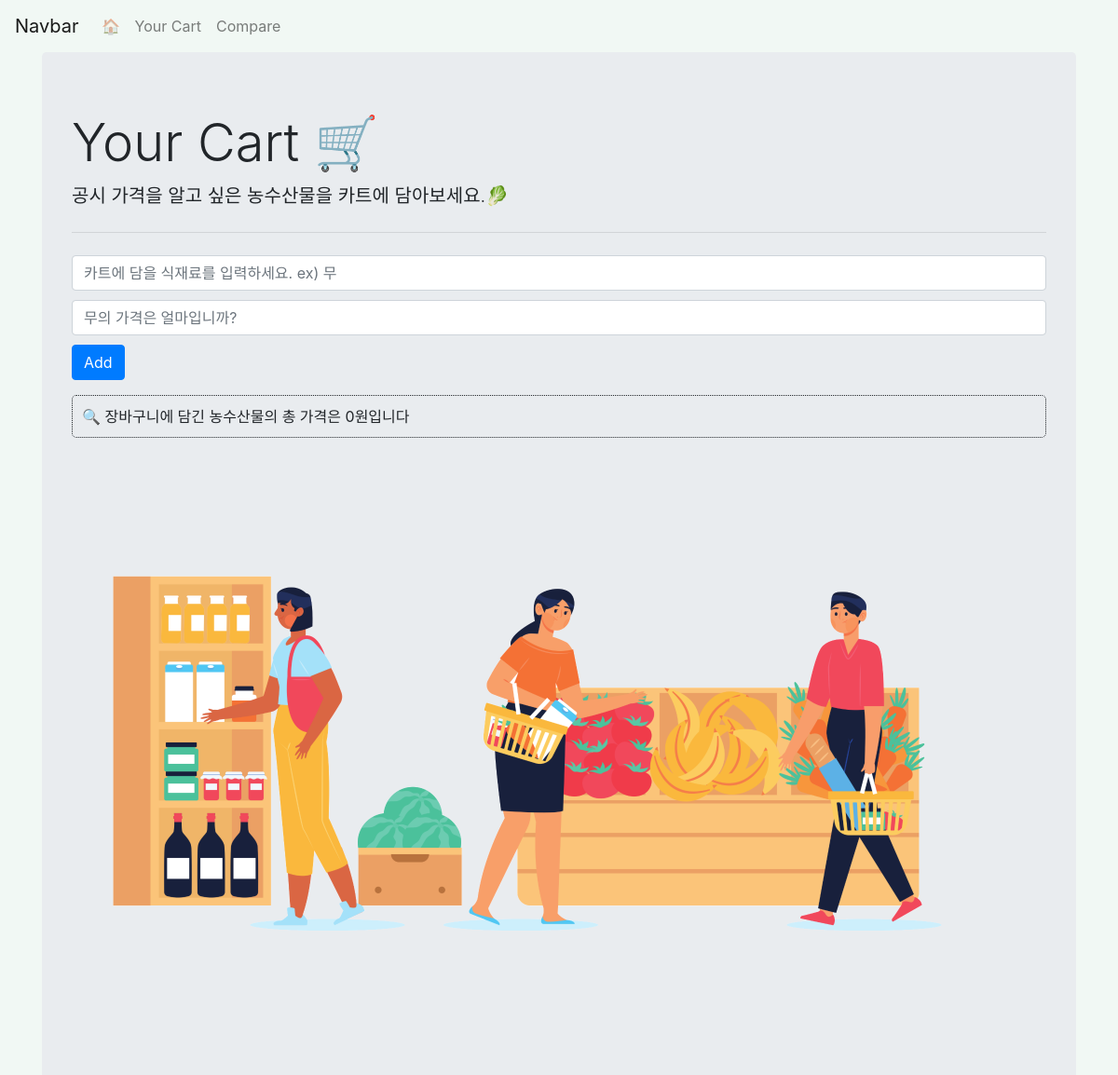
/cart, run on an earlier commit of the app's database.
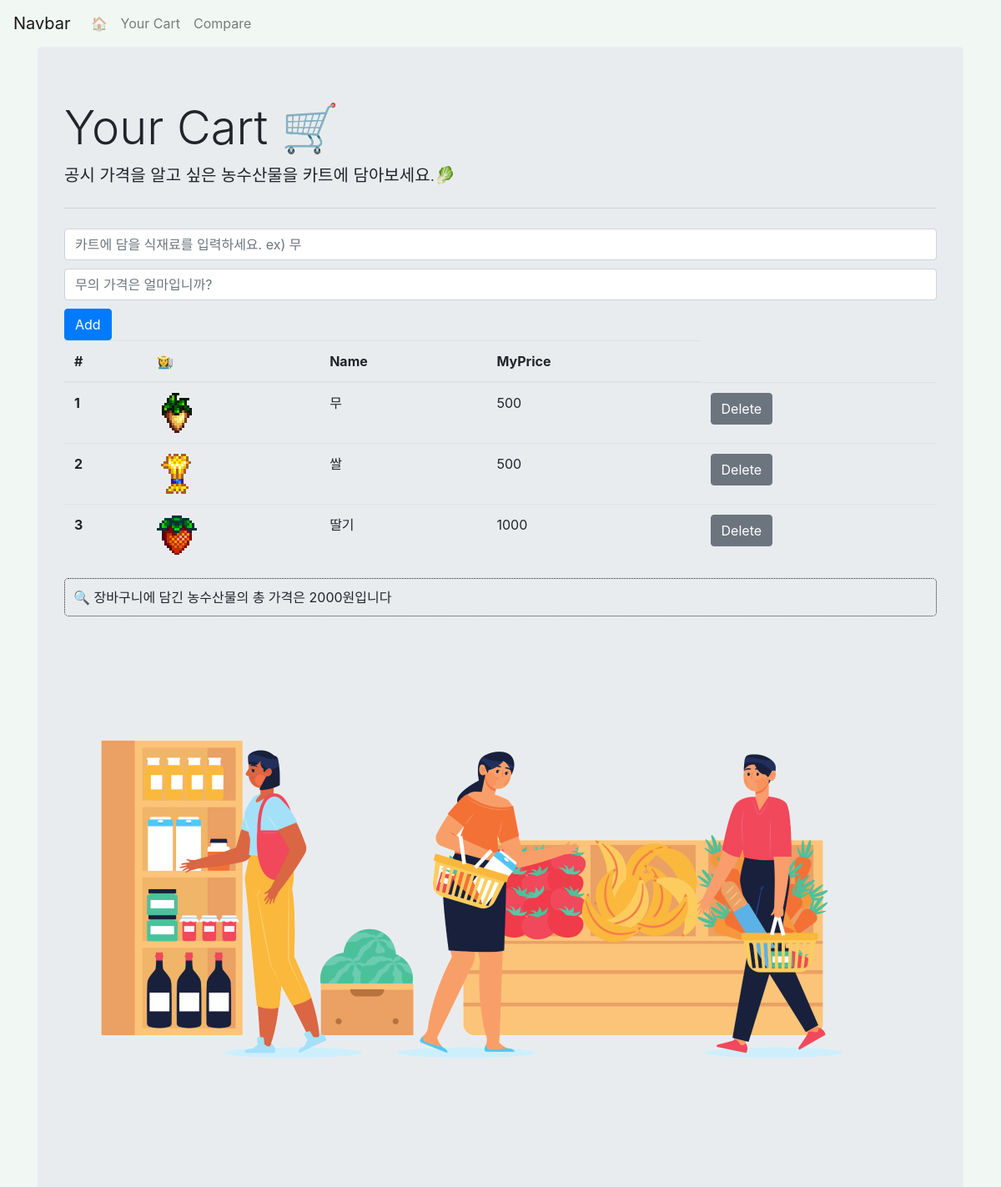
And on a later commit of the database.
### cart_app/models/cart_model.py (models this page shows, shortened)
class Cart(db.Model):
	__tablename__ = 'cart'
	id = db.Column(db.Integer(), primary_key=True)
	name = db.Column(db.String())
	itemcode = db.Column(db.String())
	myprice = db.Column(db.Integer())
	product_id = db.Column(db.Integer(), db.ForeignKey('product.id'))

### cart_app/routes/cart_route.py (the view)
@bp.route('/cart')
def cart_index():
	msg_code = request.args.get('msg_code', None)
	alert_msg = main_funcs.msg_processor(msg_code) if msg_code is not None else None
	carts = Cart.query.all()
	cart_list = []
	totalprice = 0
	for p_cart in carts:
		cart = {}
		cart['id'] = p_cart.id
		cart['name'] = p_cart.name
		cart['itemcode'] = p_cart.itemcode
		cart['myprice'] = p_cart.myprice
		totalprice += p_cart.myprice
		cart['totalprice'] = totalprice
		cart_list.append(cart)
	return render_template('cart.html', alert_msg=alert_msg, cart_list=cart_list, totalprice=totalprice)

### cart_app/templates/cart.html (shortened to what this page needs)
{% extends 'base.html' %}
{% block title %}
Your Cart 🛒
{% endblock %}
{% block lead %}
공시 가격을 알고 싶은 농수산물을 카트에 담아보세요.🥬
{% endblock %}
{% block main_body %}
<form method="POST" action="/cart">
  <input name="name" style="margin-bottom:10px" class="form-control" type="text" placeholder="카트에 담을 식재료를 입력하세요. ex) 무">
  <input name="price" style="margin-bottom:10px" class="form-control" type="text" placeholder="무의 가격은 얼마입니까?">
  <input type="submit" class="btn btn-primary" value="Add" />
</form>
{% if cart_list %}
<table class="table">
  <thead>
    <tr>
      <th scope="col">#</th>
	  <th scopr="col">👩‍🌾</th>
      <th scope="col">Name</th>
      <th scope="col">MyPrice</th>
    </tr>
  </thead>
  <tbody>
    {% for cart in cart_list %}
    <tr>
      <th scope="row">{{ cart.id }}</th>
	  <td><img src="../static/images/item_{{ cart.itemcode }}.png" alt="" class="img"></td>
      <td>{{ cart.name }}</td>
      <td>{{ cart.myprice }}</td>
      <td>
        <a class="btn btn-secondary", href='/cart/{{ cart.id }}'>
          Delete
        </a>
      </td>
    </tr>
    {% endfor %}
  </tbody>
</table>
{% endif %}
<div style="border: 1px dotted; border-radius: 5px; padding: 10px;"> 🔍 장바구니에 담긴 농수산물의 총 가격은 {{ totalprice }}원입니다</div>
{% endblock %}

### cart_app/templates/base.html (shortened to what this page needs)
<!DOCTYPE html>
<html>
  <head>
    <link rel="stylesheet" href="https://cdn.jsdelivr.net/npm/bootstrap@4.5.3/dist/css/bootstrap.min.css">
	  <link rel="stylesheet" href="../static/css/style.css">
  </head>
  <body>
    <nav class="navbar navbar-expand-lg navbar-light bg-light">
      <a class="navbar-brand" href="#">Navbar</a>
      <div class="collapse navbar-collapse" id="navbarSupportedContent">
        <ul class="navbar-nav mr-auto">
          <li class="nav-item">
            <a class="nav-link" href="/">🏠<span class="sr-only">(current)</span></a>
          </li>
          <li class="nav-item">
            <a class="nav-link" href="/cart">Your Cart</a>
          </li>
          <li class="nav-item">
            <a class="nav-link" href="/compare">Compare</a>
          </li>
        </ul>
      </div>
    </nav>
    <div class="container">
      <div class="jumbotron">
        <h1 class="display-4">{% block title %}{% endblock %}</h1>
        <p class="lead">{% block lead %}{% endblock %}</p>
        <hr class="my-4">
        <p>{% block main_body %}{% endblock %}</p>
        <img src="../static/images/img_main.png" alt="" height="640" width="960" class="img">
      </div>
    </div>
  </body>
</html>

### cart_app/static/css/style.css (style rules this page uses)
body { background-color:#f1f8f4; }
.navbar { background-color: #f1f8f4!important; }

What changed in the data, as far as the page shows it:
added Cart: id "1", shows a picture, name "무", myprice "500"
added Cart: id "2", shows a picture, name "쌀", myprice "500"
added Cart: id "3", shows a picture, name "딸기", myprice "1000"
Also different on the page:
{{ totalprice }}: "0" → "2000"
text now shown: "# 👩‍🌾 Name MyPrice"
